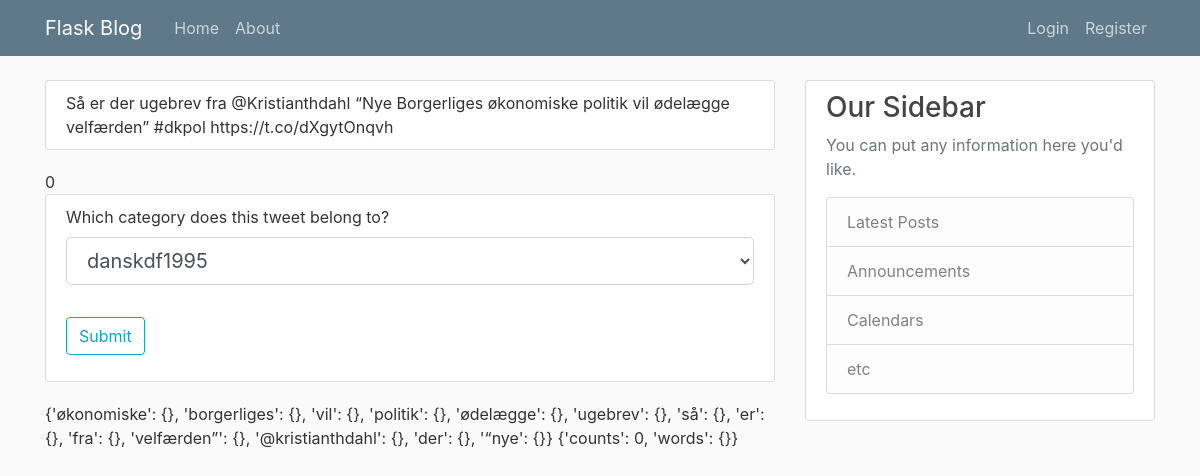
The app's page /analysis with its own data.
### nlp4all/models.py (models this page shows, shortened)
class Tweet(db.Model):
    id = db.Column(db.Integer, primary_key=True)
    time_posted = db.Column(db.DateTime)
    category = db.Column(db.Integer, db.ForeignKey('tweet_tag_category.id'))
    handle = db.Column(db.String(15))
    text = db.Column(db.String(280))
    words = db.Column(JSON)
    hashtags = db.Column(JSON)
    tags = db.relationship('TweetTag')
    links = db.Column(JSON)
    url = db.Column(db.String(200))

class BayesianAnalysis(db.Model):
    id = db.Column(db.Integer, primary_key=True)
    user = db.Column(db.Integer, db.ForeignKey('user.id'))
    name = db.Column(db.String(50))
    filters = db.Column(JSON)
    features = db.Column(JSON)
    tags = db.relationship('TweetTag') # this also tells us which tweets
    data = db.Column(JSON)
    project = db.Column(db.Integer, db.ForeignKey('project.id'))
    def categorize(self, words):
        categories = Project.query.get(self.project).categories
        category_names = [c.name for c in categories if  c.name in self.data.keys()]
        predictions = {}
        if self.data['counts'] == 0:
            return {word : {category : 0 for category in category_names} for word in words}

### nlp4all/routes.py (the view, shortened to what this page needs)
@app.route("/analysis", methods=['GET', 'POST'])
def analyis():
    analysis_id = request.args.get('analysis', 1, type=int)
    analysis = BayesianAnalysis.query.get(analysis_id)
    project = Project.query.get(analysis.project)
    categories = TweetTagCategory.query.filter(TweetTagCategory.id.in_([p.id for p in project.categories])).all()
    tweets = [t for cat in categories for t in cat.tweets]
    the_tweet = sample(tweets, 1)[0]
    predictions = analysis.categorize(set(the_tweet.words))
    form = TaggingForm()
    form.choices.choices  = [( str(c.id), c.name ) for c in categories]
    number_of_tagged = len(analysis.tags)
    data = {}
    data['number_of_tagged']  = number_of_tagged
    return render_template('analysis.html', analysis=analysis, tweet = the_tweet, form = form, predictions = predictions, **data)

### nlp4all/forms.py
class TaggingForm(FlaskForm):
    choices = SelectField("Which category does this tweet belong to?")
    submit = SubmitField("Submit")

### nlp4all/templates/analysis.html (shortened to what this page needs)
{% extends "layout.html" %}
{% block content %}
<div class="content-section">
{{ tweet.text }}
</div>
{{ number_of_tagged }}
    <div class="content-section">
        <form method="POST" action="">
            <fieldset class="form-group">
                <div class="form-group">
                    {{ form.choices.label(class="form-control-label")}}<br>
                    {{ form.choices(class="form-control form-control-lg")}}
                </div>
            </fieldset>
            <div class="form-group">
                {{ form.submit(class="btn btn-outline-info") }}
            </div>
        </form>
    </div>
{{ predictions }}
{{ analysis.data }}
{% endblock content %}

### nlp4all/static/main.css (style rules this page uses)
body { background: #fafafa; color: #333333; margin-top: 5rem; }
.content-section { background: #ffffff; padding: 10px 20px; border: 1px solid #dddddd; border-radius: 3px; margin-bottom: 20px; }

### records on screen
Tweet: text "Så er der ugebrev fra @Kristianthdahl “Nye Borgerliges økonomiske politik vil ødelægge velfærden” #dkpol https://t.co/dXgytOnqvh"
BayesianAnalysis: data "{'counts': 0, 'words': {}}"

### other values on screen
{{ number_of_tagged }} "0"
{{ predictions }} "{'økonomiske': {}, 'borgerliges': {}, 'vil': {}, 'politik': {}, 'ødelægge': {}, 'ugebrev': {}, 'så': {}, 'er': {}, 'fra': {}, 'velfærden”': {}, '@kristianthdahl': {}, 'der': {}, '“nye': {}}"
